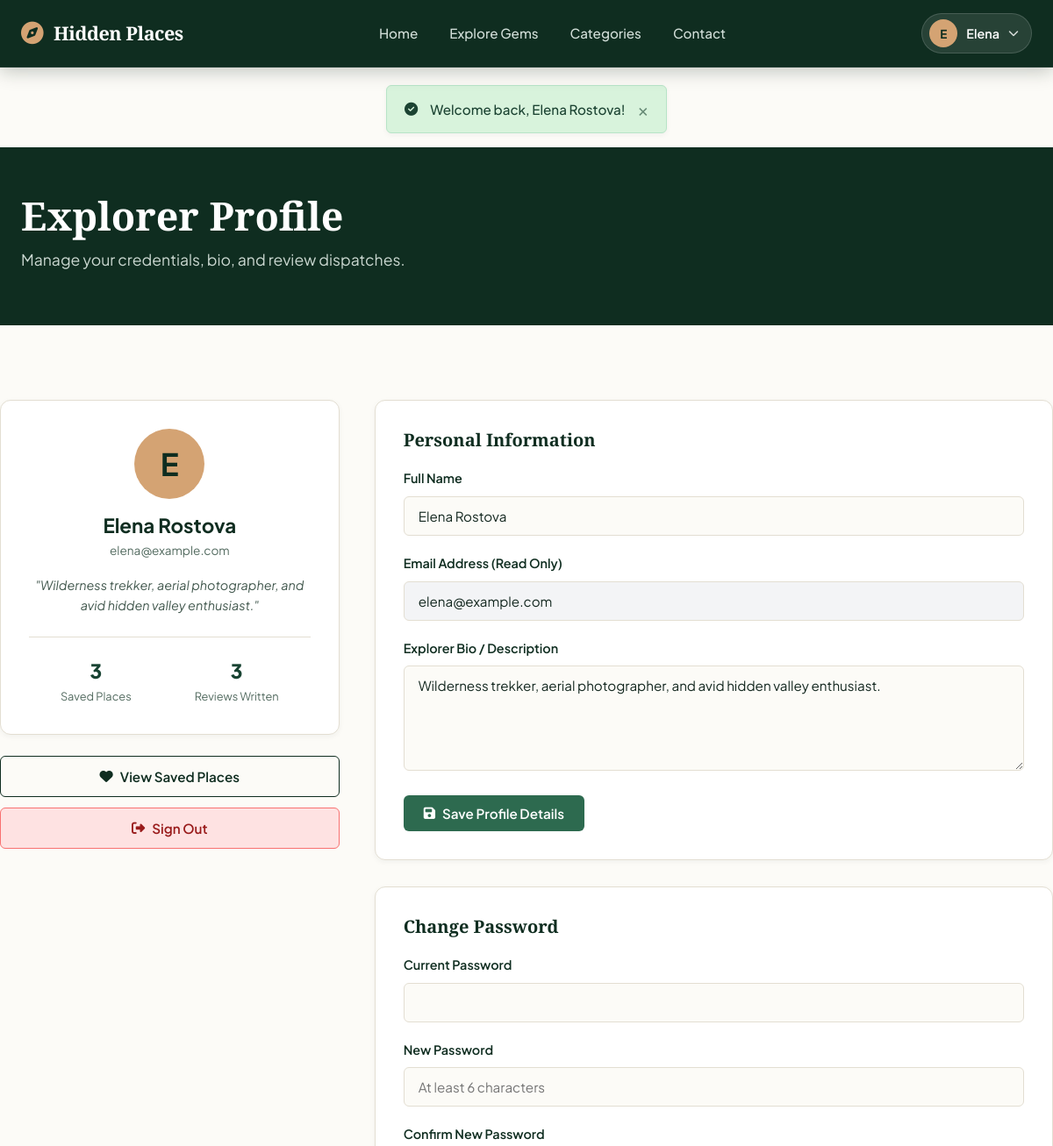
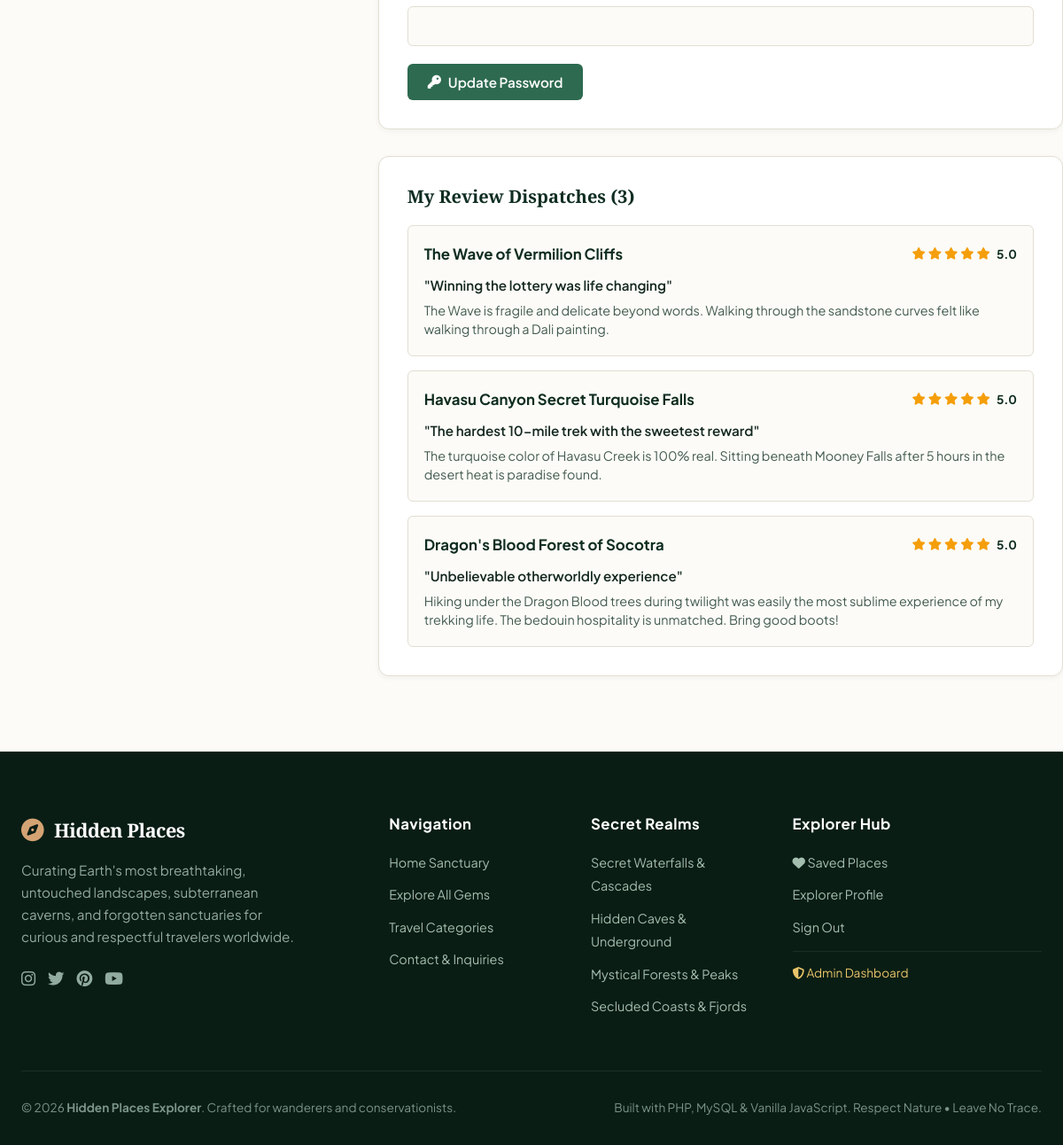
The app's page /profile.php (signed in) with its own data (2 pictures, top to bottom).
### tables this page shows
CREATE TABLE `users` (
  `id` INT AUTO_INCREMENT PRIMARY KEY,
  `name` VARCHAR(100) NOT NULL,
  `email` VARCHAR(150) NOT NULL UNIQUE,
  `password` VARCHAR(255) NOT NULL,
  `avatar` VARCHAR(255) DEFAULT 'default_avatar.png',
  `bio` TEXT NULL,
  `status` ENUM('active', 'inactive') DEFAULT 'active',
  `created_at` TIMESTAMP DEFAULT CURRENT_TIMESTAMP
);

CREATE TABLE `reviews` (
  `id` INT AUTO_INCREMENT PRIMARY KEY,
  `destination_id` INT NOT NULL,
  `user_id` INT NOT NULL,
  `rating` TINYINT NOT NULL CHECK (`rating` BETWEEN 1 AND 5),
  `title` VARCHAR(150) NULL,
  `comment` TEXT NOT NULL,
  `status` ENUM('approved', 'pending') DEFAULT 'approved',
  `created_at` TIMESTAMP DEFAULT CURRENT_TIMESTAMP,
  CONSTRAINT `fk_review_destination` FOREIGN KEY (`destination_id`) REFERENCES `destinations` (`id`) ON DELETE CASCADE,
  CONSTRAINT `fk_review_user` FOREIGN KEY (`user_id`) REFERENCES `users` (`id`) ON DELETE CASCADE
);

CREATE TABLE `destinations` (
  `id` INT AUTO_INCREMENT PRIMARY KEY,
  `category_id` INT NOT NULL,
  `title` VARCHAR(255) NOT NULL,
  `slug` VARCHAR(255) NOT NULL UNIQUE,
  `tagline` VARCHAR(255) NOT NULL,
  `description` LONGTEXT NOT NULL,
  `location` VARCHAR(255) NOT NULL,
  `country` VARCHAR(100) NOT NULL,
  `difficulty` ENUM('Easy', 'Moderate', 'Challenging', 'Expert') DEFAULT 'Moderate',
  `best_season` VARCHAR(100) NOT NULL,
  `estimated_duration` VARCHAR(100) DEFAULT '1-2 Days',
  `image_url` VARCHAR(500) NOT NULL,
  `gallery` TEXT NULL,
  `map_embed_url` TEXT NOT NULL,
  `map_link` VARCHAR(500) NOT NULL,
  `latitude` DECIMAL(10, 7) NULL,
  `longitude` DECIMAL(10, 7) NULL,
  `travel_tips` TEXT NULL,
  `is_featured` TINYINT(1) DEFAULT 0,
  `views_count` INT DEFAULT 0,
  `created_at` TIMESTAMP DEFAULT CURRENT_TIMESTAMP,
  `updated_at` TIMESTAMP DEFAULT CURRENT_TIMESTAMP ON UPDATE CURRENT_TIMESTAMP,
  CONSTRAINT `fk_destination_category` FOREIGN KEY (`category_id`) REFERENCES `categories` (`id`) ON DELETE CASCADE
);

CREATE TABLE `categories` (
  `id` INT AUTO_INCREMENT PRIMARY KEY,
  `name` VARCHAR(100) NOT NULL UNIQUE,
  `slug` VARCHAR(100) NOT NULL UNIQUE,
  `description` TEXT NULL,
  `icon` VARCHAR(50) DEFAULT 'compass',
  `image_url` VARCHAR(500) NULL,
  `created_at` TIMESTAMP DEFAULT CURRENT_TIMESTAMP
);

### profile.php (the view, shortened to what the rows shown need)
<?php
require_once __DIR__ . '/config/session.php';
$currentUser = current_user();
$pdo = getDBConnection();
$userStmt = $pdo->prepare("SELECT * FROM users WHERE id = ?");
$userStmt->execute([$currentUser['id']]);
$user = $userStmt->fetch();
$revStmt = $pdo->prepare("
    SELECT r.*, d.title AS destination_title, d.slug AS destination_slug, d.id AS dest_id
    FROM reviews r
    JOIN destinations d ON r.destination_id = d.id
    WHERE r.user_id = ?
    ORDER BY r.id DESC
");
$revStmt->execute([$user['id']]);
$userReviews = $revStmt->fetchAll();
include __DIR__ . '/includes/header.php';
?>
<div style="background: var(--color-primary-dark); color: var(--color-white); padding: 50px 0 60px;">
    <div class="container">
        <h1 style="font-size: 2.8rem; font-family: var(--font-serif); color: var(--color-white); margin-bottom: 8px;">
            Explorer Profile
        </h1>
    </div>
</div>
<div class="container section">
    <div style="display: grid; grid-template-columns: 1fr 2fr; gap: 40px; align-items: start;">
        <div>
            <div style="background: var(--color-white); border: 1px solid var(--color-cream-border); border-radius: var(--radius-md); padding: 32px; text-align: center; box-shadow: var(--shadow-sm); margin-bottom: 24px;">
                <div style="width: 80px; height: 80px; border-radius: 50%; background: var(--color-accent); color: var(--color-primary-dark); display: flex; align-items: center; justify-content: center; font-size: 2.2rem; font-weight: 700; margin: 0 auto 16px;">
                    <?= strtoupper(substr($user['name'], 0, 1)) ?>
                </div>
                <h2 style="font-size: 1.4rem; color: var(--color-primary-dark); margin-bottom: 4px;"><?= e($user['name']) ?></h2>
                <div style="color: var(--color-text-muted); font-size: 0.85rem; margin-bottom: 16px;"><?= e($user['email']) ?></div>
                <p style="font-size: 0.9rem; color: #42584e; line-height: 1.6; margin-bottom: 24px; font-style: italic;">
                    "<?= e($user['bio'] ?? 'Adventurous spirit exploring untouched sanctuaries.') ?>"
                </p>
                <div style="display: flex; justify-content: space-around; border-top: 1px solid var(--color-cream-border); padding-top: 20px;">
                    <div>
                    </div>
                    <div>
                    </div>
                </div>
            </div>
        </div>
        <div>
            <div style="background: var(--color-white); border: 1px solid var(--color-cream-border); border-radius: var(--radius-md); padding: 32px; box-shadow: var(--shadow-sm); margin-bottom: 30px;">
                <form action="profile.php" method="POST">
                    <div class="form-group">
                        <label for="name" class="form-label">Full Name</label>
                        <input type="text" id="name" name="name" class="form-control" value="<?= e($user['name']) ?>" required>
                    </div>
                    <div class="form-group">
                        <label for="email" class="form-label">Email Address (Read Only)</label>
                        <input type="email" id="email" class="form-control" value="<?= e($user['email']) ?>" disabled style="background:#f3f4f6; cursor:not-allowed;">
                    </div>
                    <div class="form-group">
                        <label for="bio" class="form-label">Explorer Bio / Description</label>
                        <textarea id="bio" name="bio" class="form-control" rows="3"><?= e($user['bio']) ?></textarea>
                    </div>
                </form>
            </div>
            <div style="background: var(--color-white); border: 1px solid var(--color-cream-border); border-radius: var(--radius-md); padding: 32px; box-shadow: var(--shadow-sm);">
                <?php if (empty($userReviews)): ?>
                    <p style="color: var(--color-text-muted); font-size: 0.95rem;">You haven't submitted any field reviews yet.</p>
                <?php else: ?>
                    <div style="display: flex; flex-direction: column; gap: 16px;">
                        <?php foreach ($userReviews as $uRev): ?>
                            <div style="border: 1px solid var(--color-cream-border); border-radius: var(--radius-sm); padding: 18px; background: var(--color-cream-bg);">
                                <div style="display: flex; justify-content: space-between; align-items: center; margin-bottom: 8px;">
                                    <a href="<?= $baseUrl ?>/destination.php?id=<?= $uRev['dest_id'] ?>" style="font-weight: 700; color: var(--color-primary-dark); font-size: 1.05rem;">
                                        <?= e($uRev['destination_title']) ?>
                                    </a>
                                    <?= render_stars((float)$uRev['rating']) ?>
                                </div>
                                <?php if (!empty($uRev['title'])): ?>
                                    <div style="font-weight: 600; font-size: 0.95rem; margin-bottom: 6px;">"<?= e($uRev['title']) ?>"</div>
                                <?php endif; ?>
                                <p style="font-size: 0.9rem; color: #435b50; line-height: 1.5; margin: 0;">
                                    <?= e($uRev['comment']) ?>
                                </p>
                            </div>
                        <?php endforeach; ?>
                    </div>
                <?php endif; ?>
            </div>
        </div>
    </div>
</div>
<?php include __DIR__ . '/includes/footer.php'; ?>

### includes/header.php (shortened to what the rows shown need)
<?php
require_once __DIR__ . '/../config/session.php';
$currentUser = current_user();
$baseUrl = get_base_url();
?>
<!DOCTYPE html>
<html lang="en">
<head>
    <link rel="stylesheet" href="https://cdnjs.cloudflare.com/ajax/libs/font-awesome/6.5.1/css/all.min.css">
    <link rel="stylesheet" href="<?= $baseUrl ?>/assets/css/style.css">
</head>
<body data-base-url="<?= $baseUrl ?>" class="<?= isset($bodyClass) ? e($bodyClass) : '' ?>">
<header class="site-header">
    <div class="container">
        <nav class="navbar">
            <div class="nav-actions">
                <?php if ($currentUser): ?>
                    <div class="user-dropdown">
                        <button type="button" class="user-dropdown-btn">
                            <div class="user-avatar-badge">
                                <?= strtoupper(substr($currentUser['name'], 0, 1)) ?>
                            </div>
                            <span><?= e(explode(' ', $currentUser['name'])[0]) ?></span>
                            <i class="fas fa-chevron-down" style="font-size: 0.75rem; opacity: 0.8;"></i>
                        </button>
                    </div>
                <?php else: ?>
                    <a href="<?= $baseUrl ?>/login.php" class="btn btn-outline-white btn-sm">Sign In</a>
                    <a href="<?= $baseUrl ?>/register.php" class="btn btn-accent btn-sm">Join Free</a>
                <?php endif; ?>
            </div>
        </nav>
    </div>
</header>
<main>

### config/session.php (shortened to what the rows shown need)
<?php
function get_base_url(): string {
    $protocol = (!empty($_SERVER['HTTPS']) && $_SERVER['HTTPS'] !== 'off' || ($_SERVER['SERVER_PORT'] ?? 80) == 443) ? "https://" : "http://";
    $host = $_SERVER['HTTP_HOST'] ?? 'localhost';
    $scriptName = str_replace('\\', '/', $_SERVER['SCRIPT_NAME'] ?? '');
    $subDir = '';
    $parts = explode('/', trim($scriptName, '/'));
    return rtrim($protocol . $host . $subDir, '/');
}
function e(?string $string): string {
    return htmlspecialchars($string ?? '', ENT_QUOTES, 'UTF-8');
}
function is_user_logged_in(): bool {
    return !empty($_SESSION['user_id']);
}
function current_user(): ?array {
    return [
        'id'     => $_SESSION['user_id'],
        'name'   => $_SESSION['user_name'] ?? 'Explorer',
        'email'  => $_SESSION['user_email'] ?? '',
        'avatar' => $_SESSION['user_avatar'] ?? 'default_avatar.png'
    ];
}
function render_stars(float $rating, int $max = 5): string {
    $fullStars = floor($rating);
    $halfStar = ($rating - $fullStars) >= 0.5;
    $emptyStars = $max - $fullStars - ($halfStar ? 1 : 0);
    $html = '<div class="star-rating" title="' . number_format($rating, 1) . ' out of 5">';
    for ($i = 0; $i < $fullStars; $i++) {
        $html .= '<i class="fas fa-star filled"></i>';
    }
    for ($i = 0; $i < $emptyStars; $i++) {
        $html .= '<i class="far fa-star"></i>';
    }
    $html .= ' <span class="rating-number">' . number_format($rating, 1) . '</span>';
    $html .= '</div>';
    return $html;
}

### includes/footer.php (shortened to what the rows shown need)
<?php
$baseUrl = get_base_url();
$footerCategories = [];
try {
    $pdo = getDBConnection();
    $footerCategories = $pdo->query("SELECT id, name, slug FROM categories ORDER BY id ASC LIMIT 4")->fetchAll();
} catch (Exception $e) {
}
?>
</main>
<footer class="site-footer">
    <div class="container">
        <div class="footer-grid">
            <div>
                <ul class="footer-links">
                    <?php if (!empty($footerCategories)): ?>
                        <?php foreach ($footerCategories as $fCat): ?>
                            <li>
                                <a href="<?= $baseUrl ?>/destinations.php?category=<?= $fCat['id'] ?>">
                                    <?= e($fCat['name']) ?>
                                </a>
                            </li>
                        <?php endforeach; ?>
                    <?php else: ?>
                        <li><a href="<?= $baseUrl ?>/destinations.php">All Destinations</a></li>
                    <?php endif; ?>
                </ul>
            </div>
        </div>
    </div>
</footer>
</body>
</html>

### records on screen
users: name "E", name "Elena", name "Elena Rostova", email "elena@example.com", bio "Wilderness trekker, aerial photographer, and avid hidden valley enthusiast."
reviews: destination.title "The Wave of Vermilion Cliffs", title "Winning the lottery was life changing", comment "The Wave is fragile and delicate beyond words. Walking through the sandstone curves felt like walking through a Dali painting."
reviews: destination.title "Havasu Canyon Secret Turquoise Falls", title "The hardest 10-mile trek with the sweetest reward", comment "The turquoise color of Havasu Creek is 100% real. Sitting beneath Mooney Falls after 5 hours in the desert heat is paradise found."
reviews: destination.title "Dragon's Blood Forest of Socotra", title "Unbelievable otherworldly experience", comment "Hiking under the Dragon Blood trees during twilight was easily the most sublime experience of my trekking life. The bedouin hospitality is unmatched. Bring good boots!"
categories: name "Secret Waterfalls & Cascades"
categories: name "Hidden Caves & Underground"
categories: name "Mystical Forests & Peaks"
categories: name "Secluded Coasts & Fjords"

### other values on screen
$text "Welcome back, Elena Rostova!"
$favCount "3"
count($userReviews) "3"
